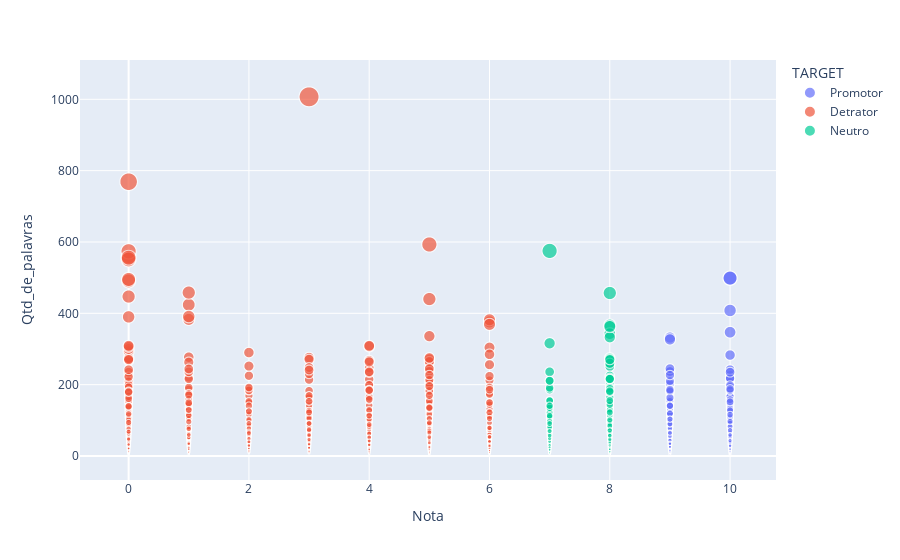

The notebook cell saved with this chart:
### Code cell
px.scatter(df, x='Nota', size='Qtd_de_palavras',
              y='Qtd_de_palavras', color='TARGET')

### Figure 1 — Plotly figure (JSON) as saved in the notebook; plotly's stock layout.template omitted (floating-point values rounded to 4 significant figures; data arrays with more than 128 entries replaced by an {"elided": "..."} marker saying what was removed)
{"data": [{"hovertemplate": "TARGET=Promotor<br>Nota=%{x}<br>Qtd_de_palavras=%{marker.size}<extra></extra>", "legendgroup": "Promotor", "marker": {"color": "#636efa", "size": {"elided": "1928 int values"}, "sizemode": "area", "sizeref": 2.518, "symbol": "circle"}, "mode": "markers", "name": "Promotor", "showlegend": true, "type": "scattergl", "x": {"elided": "1928 int values"}, "xaxis": "x", "y": {"elided": "1928 int values"}, "yaxis": "y"}, {"hovertemplate": "TARGET=Detrator<br>Nota=%{x}<br>Qtd_de_palavras=%{marker.size}<extra></extra>", "legendgroup": "Detrator", "marker": {"color": "#EF553B", "size": {"elided": "834 int values"}, "sizemode": "area", "sizeref": 2.518, "symbol": "circle"}, "mode": "markers", "name": "Detrator", "showlegend": true, "type": "scattergl", "x": {"elided": "834 int values"}, "xaxis": "x", "y": {"elided": "834 int values"}, "yaxis": "y"}, {"hovertemplate": "TARGET=Neutro<br>Nota=%{x}<br>Qtd_de_palavras=%{marker.size}<extra></extra>", "legendgroup": "Neutro", "marker": {"color": "#00cc96", "size": {"elided": "561 int values"}, "sizemode": "area", "sizeref": 2.518, "symbol": "circle"}, "mode": "markers", "name": "Neutro", "showlegend": true, "type": "scattergl", "x": {"elided": "561 int values"}, "xaxis": "x", "y": {"elided": "561 int values"}, "yaxis": "y"}], "layout": {"legend": {"itemsizing": "constant", "title": {"text": "TARGET"}, "tracegroupgap": 0}, "margin": {"t": 60}, "xaxis": {"anchor": "y", "domain": [0, 1], "title": {"text": "Nota"}}, "yaxis": {"anchor": "x", "domain": [0, 1], "title": {"text": "Qtd_de_palavras"}}}}
